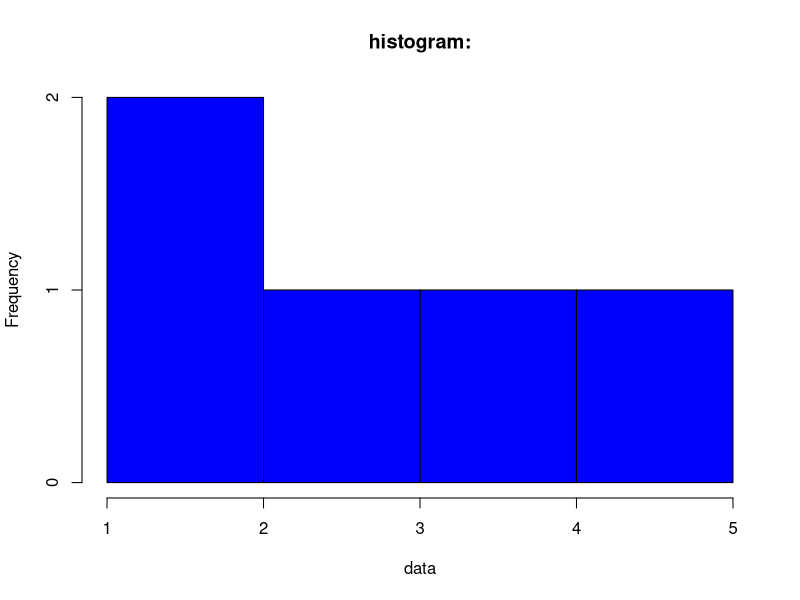
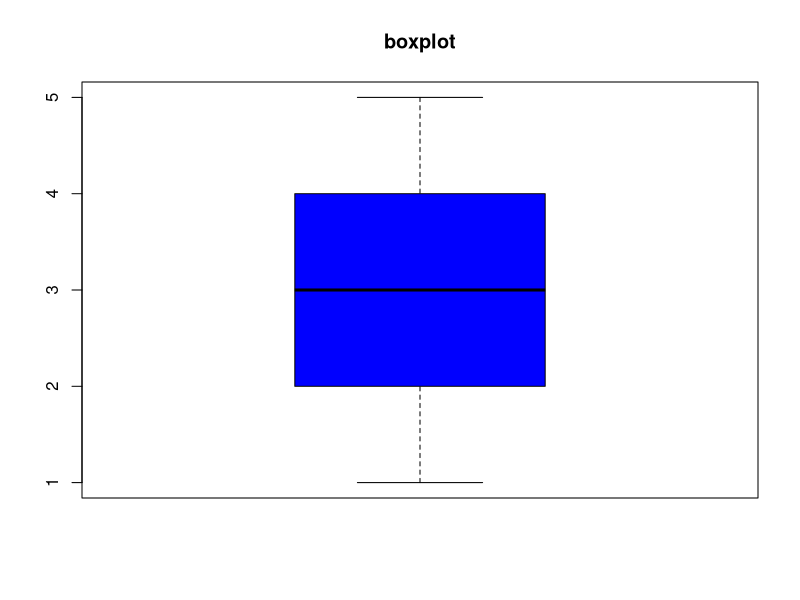
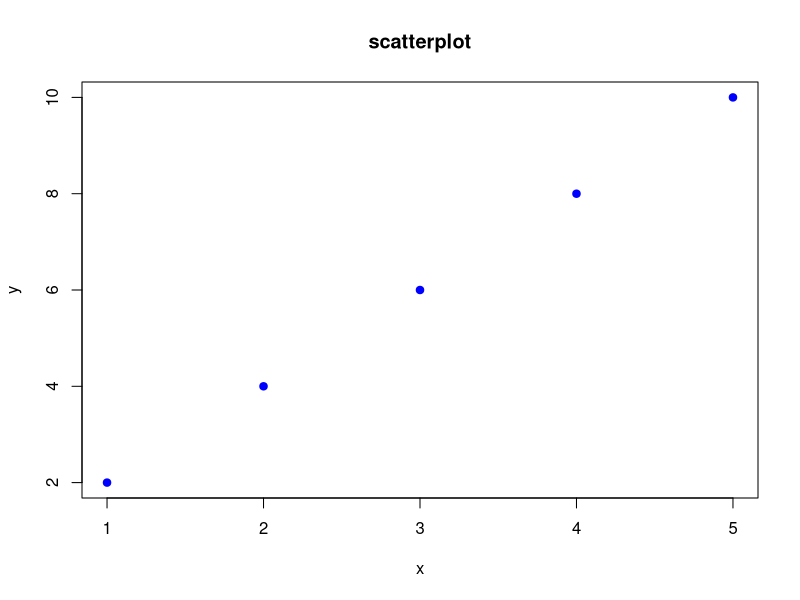
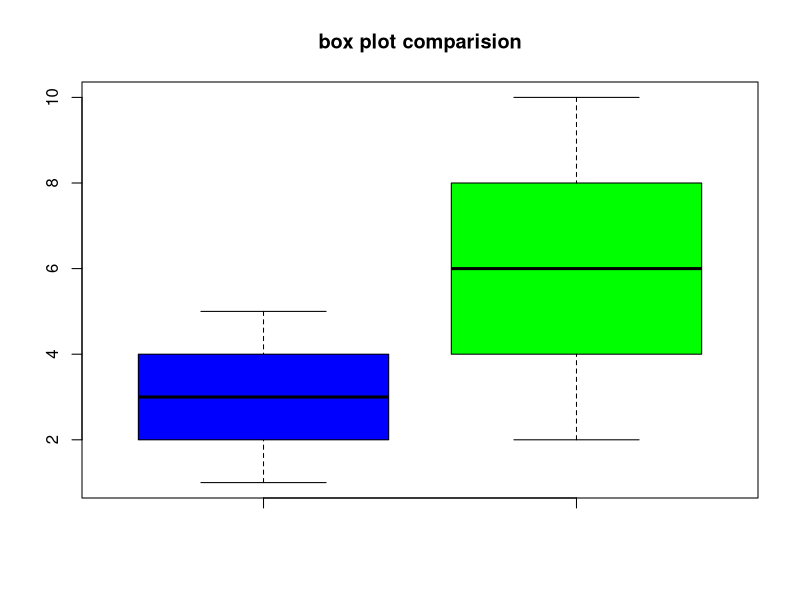
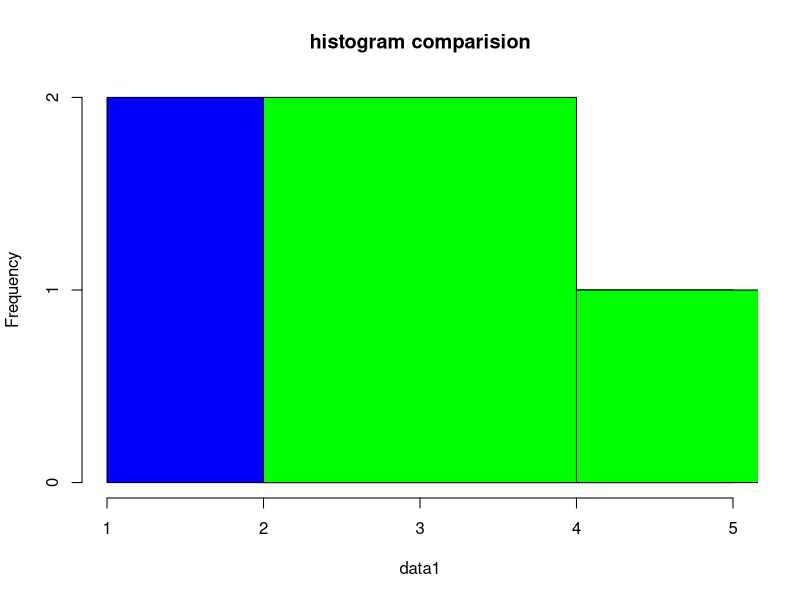
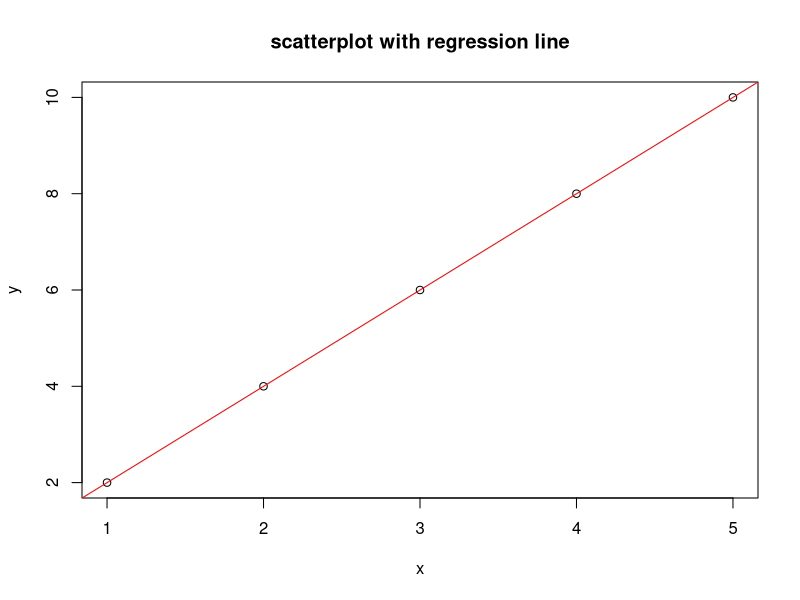
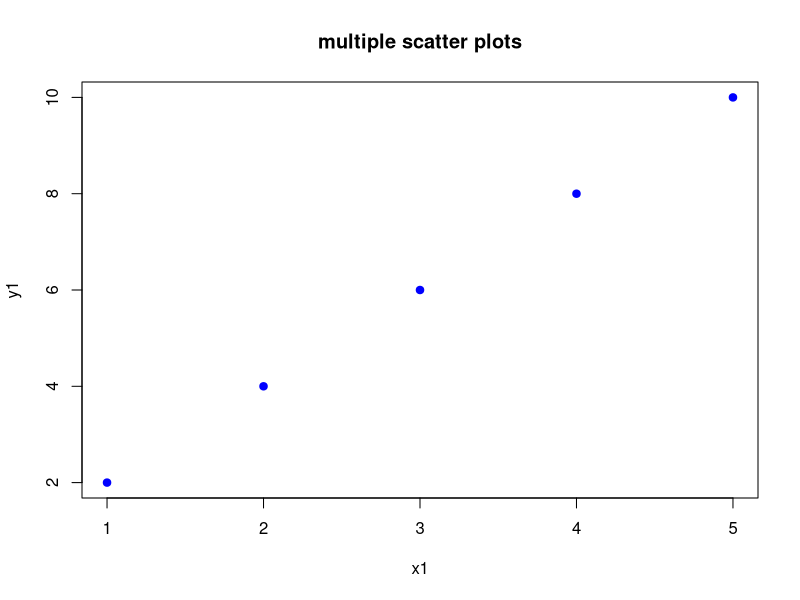
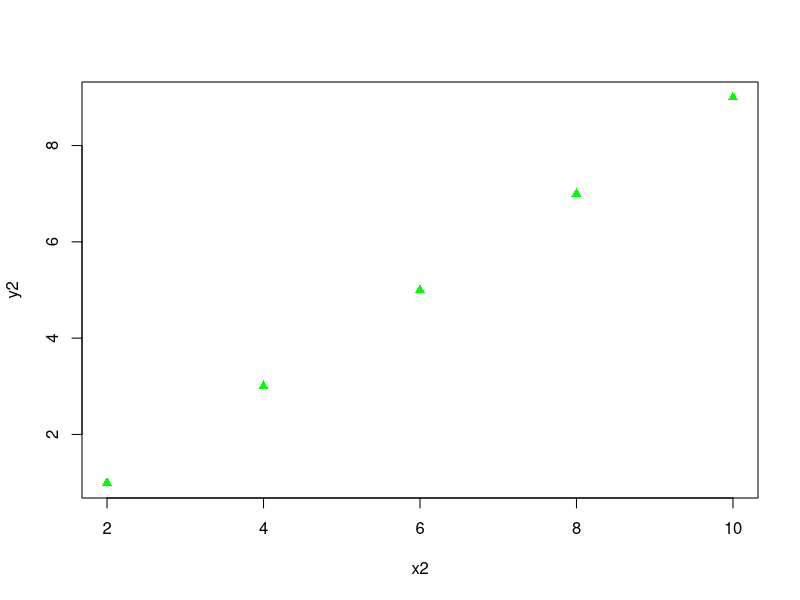

The R source for these figures, in order:
data<-c(1,2,3,4,5,6,7,8,9,10)
median<-median(data)
mean<-mean(data)
mode<-as.numeric(names(sort(table(data),decreasing = TRUE)[1]))
print(paste("median","mode","mean",mean,median,mode))

#min-max
data<-c(200,400,600,800,1000)
min_max<-(data-min(data))/(max(data)-min(data))
print(paste("min max:",min_max))

#z score
data<-c(200,400,600,800,1000)
z_score<-(data-mean(data))/sd(data)
print(paste("z-score",z_score))

#data binning
data <- c(11, 13, 13, 15, 15, 16, 19, 20, 20, 20, 21, 21, 22, 23, 24, 30, 40, 45, 45, 45, 71, 72, 73, 75)
bins<-split(data,ceiling(seq_along(data)/5))
print(paste("binning",bins))

#smoothing data
data <- c(11, 13, 13, 15, 15, 16, 19, 20, 20, 20, 21, 21, 22, 23, 24, 30, 40, 45, 45, 45, 71, 72, 73, 75)
bins<-split(data,ceiling(seq_along(data)/5))
smoothed_data<-unlist(lapply(bins,mean))
print(smoothed_data)

#histogram

data<-c(1,2,3,4,5)
hist(data,main="histogram:",col="blue")

#boxplot

data<-c(1,2,3,4,5)
boxplot(data,main="boxplot",col="blue")

#scatterplot

x<-c(1,2,3,4,5)
y<-c(2,4,6,8,10)
plot(x,y,main="scatterplot",col="blue",pch=19)

#correlation

x<-c(1,2,3,4,5)
y<-c(2,4,6,8,10)
correlation<-cor(x,y)
print(correlation)

#covariance

x<-c(1,2,3,4,5)
y<-c(2,4,6,8,10)
covariance<-cov(x,y)
print(covariance)

#equal width binning

data <- c(11, 13, 13, 15, 15, 16, 19, 20, 20, 20, 21, 21, 22, 23, 24, 30, 40, 45, 45, 45, 71, 72, 73, 75)
bins<-cut(data,breaks = 5)
print(bins)

#equalfrequency binning

data <- c(11, 13, 13, 15, 15, 16, 19, 20, 20, 20, 21, 21, 22, 23, 24, 30, 40, 45, 45, 45, 71, 72, 73, 75)
bins<-quantile(data,probs = seq(0,1,0.25))
print(cut(data,bins))

#k means binning

library(cluster)
data<-c(1,2,3,4,5,6,7,8,9,10)
km<-kmeans(data,5)
print(cut(data,km$centers))


#hierarchial binning

library(cluster)
data<-c(1,2,3,4,5,6,7,8,9,10)
hc<-hclust(dist(data))
print(cutree(hc,k=4))

#regression

x<-c(1,2,3,4,5)
y<-c(2,4,6,8,10)
model<-lm(y~x)
print(paste("regression:y=",model$coefficients[1],"+",model$coefficients[2],"*x"))


#data transformation

data<-c(1,2,3,4,5)
log_data<-log(data)
print(log_data)

#box plot comparision

data1<-c(1,2,3,4,5)
data2<-c(2,4,6,8,10)
boxplot(data1,data2,main="box plot comparision",col=c("blue","green"))

#histogram comparision


data1<-c(1,2,3,4,5)
data2<-c(2,4,6,8,10)
hist(data1,main="histogram comparision",col="blue",border="black")
hist(data2,add=TRUE,col="green",border="black")

#scatterplot with regression line

x<-c(1,2,3,4,5)
y<-c(2,4,6,8,10)
model<-lm(y~x)
plot(x,y,main="scatterplot with regression line")
abline(model,col="red")

#multiple scatter plots

x1<-c(1,2,3,4,5)
y1<-c(2,4,6,8,10)
x2<-c(2,4,6,8,10)
y2<-c(1,3,5,7,9)
plot(x1,y1,main="multiple scatter plots",col="blue",pch=19)
plot(x2,y2,col="green",pch=17)

#bar chart

data<-c(1,2,3,4,5)
barplot(data,main="bar chart",col="pink",border="black")

#piechart

data<-c(1,2,3,4,5)
pie(data,main="piechart",col=c("blue","green","yellow","pink","violet"))

# heat map

data<-matrix(c(10,20,30,40,50,60,70,80,90),nrow=3,ncol=3)
heatmap(data,main="heatmap",col="green")